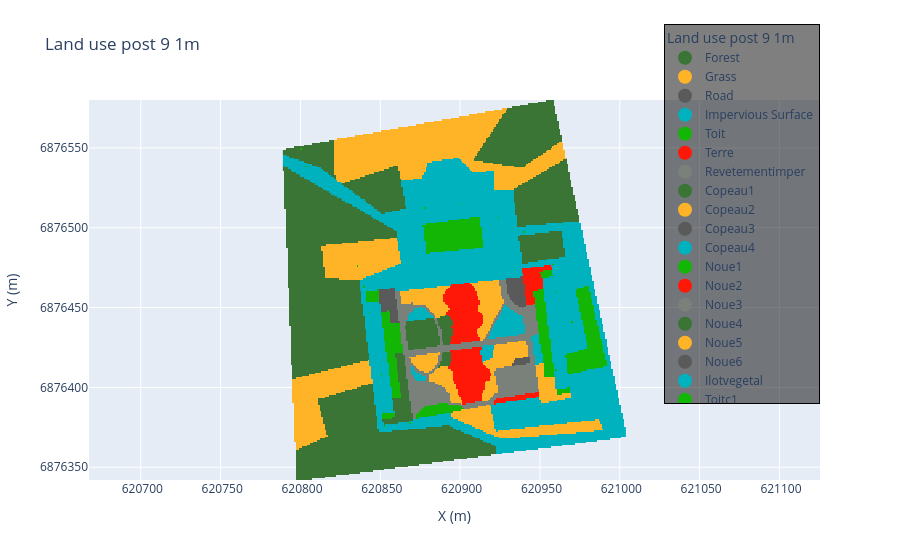

Here is the notebook cell this chart was saved with:
### Code cell
ploting.create_plotly_map_soil(data_luse_gully,meta_luse, dict_luse, "Land use post 9 1m",palette=['#3a7535', "#FFB428", "#5A5A5A", "#00B1BE", "#13b604", "#ff1707", '#7a807a',
                                                                                                   '#3a7535', "#FFB428", "#5A5A5A", "#00B1BE", "#13b604", "#ff1707", '#7a807a',
                                                                                                   '#3a7535', "#FFB428", "#5A5A5A", "#00B1BE", "#13b604", "#ff1707", '#7a807a',
                                                                                                   '#3a7535', "#FFB428", "#5A5A5A", "#00B1BE", "#13b604", "#ff1707", '#7a807a'])

### Figure 1 — Plotly figure (JSON) as saved in the notebook; plotly's stock layout.template omitted (floating-point values rounded to 4 significant figures; data arrays with more than 128 entries replaced by an {"elided": "..."} marker saying what was removed)
{"data": [{"colorscale": [[0, "#3a7535"], [0.03846, "#3a7535"], [0.03846, "#FFB428"], [0.07692, "#FFB428"], [0.07692, "#5A5A5A"], [0.1154, "#5A5A5A"], [0.1154, "#00B1BE"], [0.1538, "#00B1BE"], [0.1538, "#13b604"], [0.1923, "#13b604"], [0.1923, "#ff1707"], [0.2308, "#ff1707"], [0.2308, "#7a807a"], [0.2692, "#7a807a"], [0.2692, "#3a7535"], [0.3077, "#3a7535"], [0.3077, "#FFB428"], [0.3462, "#FFB428"], [0.3462, "#5A5A5A"], [0.3846, "#5A5A5A"], [0.3846, "#00B1BE"], [0.4231, "#00B1BE"], [0.4231, "#13b604"], [0.4615, "#13b604"], [0.4615, "#ff1707"], [0.5, "#ff1707"], [0.5, "#7a807a"], [0.5385, "#7a807a"], [0.5385, "#3a7535"], [0.5769, "#3a7535"], [0.5769, "#FFB428"], [0.6154, "#FFB428"], [0.6154, "#5A5A5A"], [0.6538, "#5A5A5A"], [0.6538, "#00B1BE"], [0.6923, "#00B1BE"], [0.6923, "#13b604"], [0.7308, "#13b604"], [0.7308, "#ff1707"], [0.7692, "#ff1707"], [0.7692, "#7a807a"], [0.8077, "#7a807a"], [0.8077, "#3a7535"], [0.8462, "#3a7535"], [0.8462, "#FFB428"], [0.8846, "#FFB428"], [0.8846, "#5A5A5A"], [0.9231, "#5A5A5A"], [0.9231, "#00B1BE"], [0.9615, "#00B1BE"], [0.9615, "#13b604"], [1, "#13b604"]], "customdata": {"elided": "101436 int values"}, "hovertemplate": "<b>Soil type :  %{z}<extra></extra></b><br>Ligne: %{customdata[0]}<br>Colonne: %{customdata[1]}<br>", "showscale": false, "type": "heatmap", "x": {"elided": "214 float values"}, "y": {"elided": "237 float values"}, "z": {"elided": "237x214 float values"}, "zmax": 26, "zmin": 1}, {"hoverinfo": "skip", "marker": {"color": "#3a7535", "size": 14}, "mode": "markers", "name": "Forest", "type": "scatter", "x": [null], "y": [null]}, {"hoverinfo": "skip", "marker": {"color": "#FFB428", "size": 14}, "mode": "markers", "name": "Grass", "type": "scatter", "x": [null], "y": [null]}, {"hoverinfo": "skip", "marker": {"color": "#5A5A5A", "size": 14}, "mode": "markers", "name": "Road", "type": "scatter", "x": [null], "y": [null]}, {"hoverinfo": "skip", "marker": {"color": "#00B1BE", "size": 14}, "mode": "markers", "name": "Impervious Surface", "type": "scatter", "x": [null], "y": [null]}, {"hoverinfo": "skip", "marker": {"color": "#13b604", "size": 14}, "mode": "markers", "name": "Toit", "type": "scatter", "x": [null], "y": [null]}, {"hoverinfo": "skip", "marker": {"color": "#ff1707", "size": 14}, "mode": "markers", "name": "Terre", "type": "scatter", "x": [null], "y": [null]}, {"hoverinfo": "skip", "marker": {"color": "#7a807a", "size": 14}, "mode": "markers", "name": "Revetementimper", "type": "scatter", "x": [null], "y": [null]}, {"hoverinfo": "skip", "marker": {"color": "#3a7535", "size": 14}, "mode": "markers", "name": "Copeau1", "type": "scatter", "x": [null], "y": [null]}, {"hoverinfo": "skip", "marker": {"color": "#FFB428", "size": 14}, "mode": "markers", "name": "Copeau2", "type": "scatter", "x": [null], "y": [null]}, {"hoverinfo": "skip", "marker": {"color": "#5A5A5A", "size": 14}, "mode": "markers", "name": "Copeau3", "type": "scatter", "x": [null], "y": [null]}, {"hoverinfo": "skip", "marker": {"color": "#00B1BE", "size": 14}, "mode": "markers", "name": "Copeau4", "type": "scatter", "x": [null], "y": [null]}, {"hoverinfo": "skip", "marker": {"color": "#13b604", "size": 14}, "mode": "markers", "name": "Noue1", "type": "scatter", "x": [null], "y": [null]}, {"hoverinfo": "skip", "marker": {"color": "#ff1707", "size": 14}, "mode": "markers", "name": "Noue2", "type": "scatter", "x": [null], "y": [null]}, {"hoverinfo": "skip", "marker": {"color": "#7a807a", "size": 14}, "mode": "markers", "name": "Noue3", "type": "scatter", "x": [null], "y": [null]}, {"hoverinfo": "skip", "marker": {"color": "#3a7535", "size": 14}, "mode": "markers", "name": "Noue4", "type": "scatter", "x": [null], "y": [null]}, {"hoverinfo": "skip", "marker": {"color": "#FFB428", "size": 14}, "mode": "markers", "name": "Noue5", "type": "scatter", "x": [null], "y": [null]}, {"hoverinfo": "skip", "marker": {"color": "#5A5A5A", "size": 14}, "mode": "markers", "name": "Noue6", "type": "scatter", "x": [null], "y": [null]}, {"hoverinfo": "skip", "marker": {"color": "#00B1BE", "size": 14}, "mode": "markers", "name": "Ilotvegetal", "type": "scatter", "x": [null], "y": [null]}, {"hoverinfo": "skip", "marker": {"color": "#13b604", "size": 14}, "mode": "markers", "name": "Toitc1", "type": "scatter", "x": [null], "y": [null]}, {"hoverinfo": "skip", "marker": {"color": "#ff1707", "size": 14}, "mode": "markers", "name": "Toitc3", "type": "scatter", "x": [null], "y": [null]}, {"hoverinfo": "skip", "marker": {"color": "#7a807a", "size": 14}, "mode": "markers", "name": "Toitc4", "type": "scatter", "x": [null], "y": [null]}, {"hoverinfo": "skip", "marker": {"color": "#3a7535", "size": 14}, "mode": "markers", "name": "Toitn1", "type": "scatter", "x": [null], "y": [null]}, {"hoverinfo": "skip", "marker": {"color": "#FFB428", "size": 14}, "mode": "markers", "name": "Toitn2", "type": "scatter", "x": [null], "y": [null]}, {"hoverinfo": "skip", "marker": {"color": "#5A5A5A", "size": 14}, "mode": "markers", "name": "Toitn3", "type": "scatter", "x": [null], "y": [null]}, {"hoverinfo": "skip", "marker": {"color": "#00B1BE", "size": 14}, "mode": "markers", "name": "Toitn6", "type": "scatter", "x": [null], "y": [null]}, {"hoverinfo": "skip", "marker": {"color": "#13b604", "size": 14}, "mode": "markers", "name": "Gully", "type": "scatter", "x": [null], "y": [null]}], "layout": {"autosize": false, "legend": {"bgcolor": "rgba(0,0,0,0.5)", "bordercolor": "black", "borderwidth": 1, "title": {"text": "Land use post 9 1m"}, "x": 1, "xanchor": "right", "y": 0.2, "yanchor": "bottom"}, "title": {"text": "Land use post 9 1m"}, "xaxis": {"showgrid": true, "tickformat": " d", "tickmode": "auto", "title": {"text": "X (m)"}}, "yaxis": {"scaleanchor": "x", "showgrid": true, "tickformat": " d", "tickmode": "auto", "title": {"text": "Y (m)"}}}}
